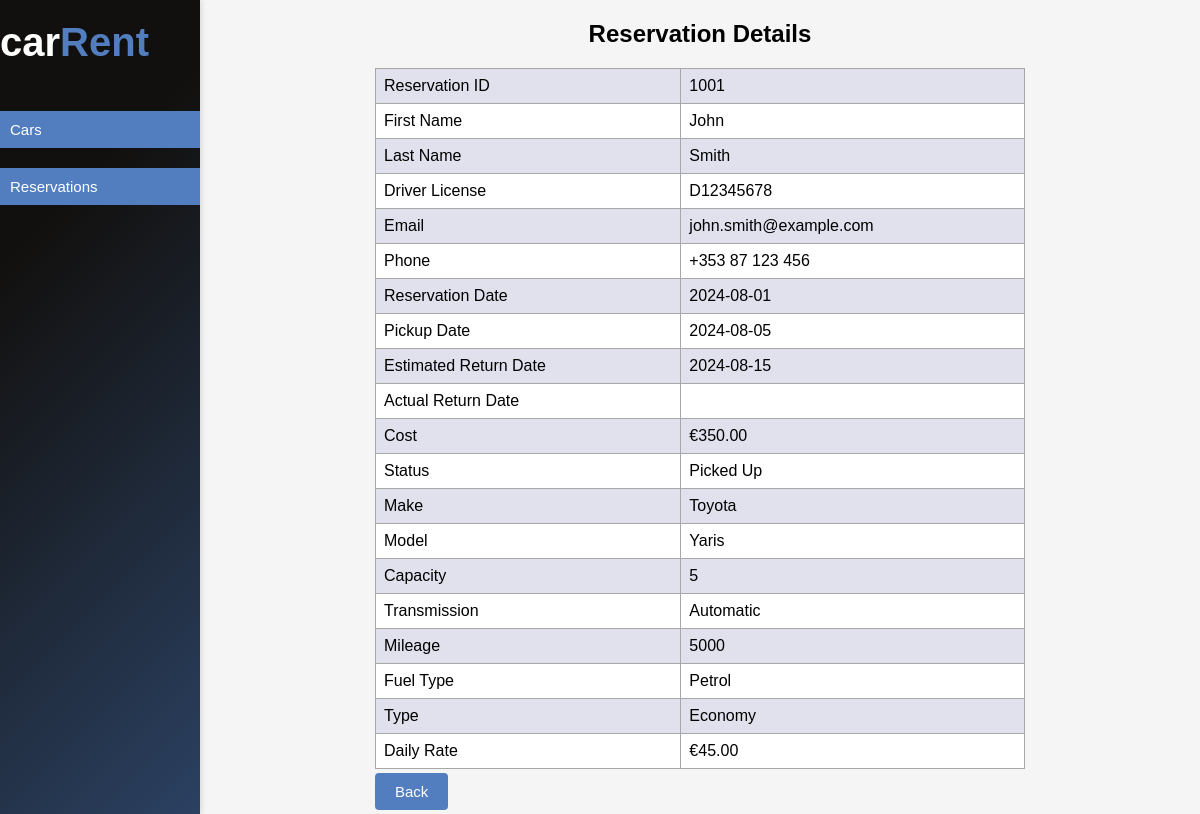
The app's page /car_rent_sys/views/reservation_details_view.php?resid=1001 with its own data.
### tables this page shows
CREATE TABLE `reservations` (
  `ResID` int(10) unsigned NOT NULL AUTO_INCREMENT,
  `CarID` smallint(5) unsigned DEFAULT NULL,
  `FName` varchar(20) DEFAULT NULL,
  `SName` varchar(20) DEFAULT NULL,
  `DriverLicense` varchar(20) DEFAULT NULL,
  `Email` varchar(50) DEFAULT NULL,
  `Phone` varchar(15) DEFAULT NULL,
  `ResDate` date DEFAULT curdate(),
  `PickupDate` date DEFAULT NULL,
  `EstReturnDate` date DEFAULT NULL,
  `ActReturnDate` date DEFAULT NULL,
  `Cost` decimal(7,2) DEFAULT NULL,
  `Status` enum('Reserved','Dropped Off','Picked Up') DEFAULT 'Reserved',
  PRIMARY KEY (`ResID`),
  KEY `CarID` (`CarID`),
  CONSTRAINT `reservations_ibfk_1` FOREIGN KEY (`CarID`) REFERENCES `cars` (`CarID`)
);

CREATE TABLE `cars` (
  `CarID` smallint(5) unsigned NOT NULL AUTO_INCREMENT,
  `RegNum` varchar(12) DEFAULT NULL,
  `TypeID` tinyint(3) unsigned DEFAULT NULL,
  `Make` varchar(15) DEFAULT NULL,
  `Model` varchar(15) DEFAULT NULL,
  `Capacity` tinyint(3) unsigned DEFAULT NULL,
  `Trans` enum('Automatic','Manual') DEFAULT NULL,
  `Mileage` int(10) unsigned DEFAULT NULL,
  `FuelType` enum('Petrol','Diesel','Electric','Hybrid') DEFAULT NULL,
  PRIMARY KEY (`CarID`),
  KEY `TypeID` (`TypeID`),
  CONSTRAINT `cars_ibfk_1` FOREIGN KEY (`TypeID`) REFERENCES `types` (`TypeID`)
);

CREATE TABLE `types` (
  `TypeID` tinyint(3) unsigned NOT NULL AUTO_INCREMENT,
  `TypeName` varchar(10) DEFAULT NULL,
  `DailyRate` decimal(5,2) DEFAULT NULL,
  PRIMARY KEY (`TypeID`)
);

### car_rent_sys/controllers/reservation_details.php (called while the page is built)
<?php
require_once __DIR__ . '/../repositories/reservation_repository.php';
if (isset($_GET['resid'])) {
    $resId = $_GET['resid'];
    $resDetails = fetchReservationDetailsById($pdo, $resId);
}
?>

### car_rent_sys/repositories/reservation_repository.php (called while the page is built, shortened)
<?php
function fetchReservationDetailsById($pdo, $resId) {
    $stmt = $pdo->prepare(
        'SELECT r.ResID, r.CarID, r.FName, r.SName, r.DriverLicense, r.Email, r.Phone, r.ResDate, r.PickupDate,
                r.EstReturnDate, r.ActReturnDate, r.Cost, r.Status,
                c.Make, c.Model, c.Capacity, c.Trans, c.Mileage, c.FuelType,
                t.TypeName, t.DailyRate
         FROM Reservations r
         JOIN Cars c ON r.CarID = c.CarID
         JOIN Types t ON c.TypeID = t.TypeID
         WHERE r.ResID = :resId');
    $stmt->bindValue(':resId', $resId);
    $stmt->execute();
    return $stmt->fetch(PDO::FETCH_ASSOC);
}
?>

### car_rent_sys/utils/functions.php (called while the page is built)
<?php
function e($value) {
    return htmlspecialchars($value, ENT_QUOTES, 'UTF-8');
}
?>

### car_rent_sys/views/reservation_details_view.php (the view, shortened to what this page needs)
<?php
require_once __DIR__ . '/../utils/functions.php';
require_once __DIR__ . '/../controllers/reservation_details.php';
?>
<!DOCTYPE html>
<html lang="en">
<head>
    <link rel="stylesheet" href="/car_rent_sys/public/css/style.css">
</head>
<body>
    <?php if ($resDetails): ?>
    <h2>Reservation Details</h2>
    <table class="info-table">
        <tr>
            <td>Reservation ID</td>
            <td><?php echo e($resDetails['ResID']); ?></td>
        </tr>
        <tr>
            <td>First Name</td>
            <td><?php echo e($resDetails['FName']); ?></td>
        </tr>
        <tr>
            <td>Last Name</td>
            <td><?php echo e($resDetails['SName']); ?></td>
        </tr>
        <tr>
            <td>Driver License</td>
            <td><?php echo e($resDetails['DriverLicense']); ?></td>
        </tr>
        <tr>
            <td>Email</td>
            <td><?php echo e($resDetails['Email']); ?></td>
        </tr>
        <tr>
            <td>Phone</td>
            <td><?php echo e($resDetails['Phone']); ?></td>
        </tr>
        <tr>
            <td>Reservation Date</td>
            <td><?php echo e($resDetails['ResDate']); ?></td>
        </tr>
        <tr>
            <td>Pickup Date</td>
            <td><?php echo e($resDetails['PickupDate']); ?></td>
        </tr>
        <tr>
            <td>Estimated Return Date</td>
            <td><?php echo e($resDetails['EstReturnDate']); ?></td>
        </tr>
        <tr>
            <td>Actual Return Date</td>
            <td><?php echo e($resDetails['ActReturnDate']); ?></td>
        </tr>
        <tr>
            <td>Cost</td>
            <td>€<?php echo e($resDetails['Cost']); ?></td>
        </tr>
        <tr>
            <td>Status</td>
            <td><?php echo e($resDetails['Status']); ?></td>
        </tr>
        <tr>
            <td>Make</td>
            <td><?php echo e($resDetails['Make']); ?></td>
        </tr>
        <tr>
            <td>Model</td>
            <td><?php echo e($resDetails['Model']); ?></td>
        </tr>
        <tr>
            <td>Capacity</td>
            <td><?php echo e($resDetails['Capacity']); ?></td>
        </tr>
        <tr>
            <td>Transmission</td>
            <td><?php echo e($resDetails['Trans']); ?></td>
        </tr>
        <tr>
            <td>Mileage</td>
            <td><?php echo e($resDetails['Mileage']); ?></td>
        </tr>
        <tr>
            <td>Fuel Type</td>
            <td><?php echo e($resDetails['FuelType']); ?></td>
        </tr>
        <tr>
            <td>Type</td>
            <td><?php echo e($resDetails['TypeName']); ?></td>
        </tr>
        <tr>
            <td>Daily Rate</td>
            <td>€<?php echo e($resDetails['DailyRate']); ?></td>
        </tr>
    </table>
    <?php endif; ?>
    <button class="back-btn" onclick="history.back()">Back</button>
</body>
</html>

### car_rent_sys/public/css/style.css (style rules this page uses)
:root { --white: #fff; --primary: #527ec0; --primary-dark: #2b5491; --secondary: #ff8a2a; --black: #000; --grey: #a7a7a7; --light-grey: #f5f5f5; --error: rgb(193, 33, 33); }
* { margin: 0; padding: 0; box-sizing: border-box; }
html { font-size: 62.5%; font-family: "Helvetica", "Arial", sans-serif; height: 100%; overflow: hidden; }
body { font-size: 1.6rem; height: 100%; background-color: var(--light-grey); overflow: auto; scroll-behavior: smooth; margin-left: 20rem; }
.nav-branding { color: var(--white); font-size: 4rem !important; font-weight: 700; }
.nav-branding span { color: var(--primary); }
h2 { margin: 2rem; text-align: center; }
#sidebar { background-color: #2b4162; background-image: linear-gradient(315deg, #2b4162 0%, #12100e 74%); position: fixed; left: 0; top: 0; height: 100%; width: 20rem; padding-top: 20px; box-shadow: 2px 0 5px rgba(0, 0, 0, 0.1); }
#sidebar button { display: block; width: 100%; padding: 10px; text-align: left; border: none; background: var(--primary); color: var(--white); cursor: pointer; transition: background-color 0.2s, color 0.3s; }
#sidebar ul { list-style-type: none; padding: 0; margin: 0; }
#sidebar li { padding: 10px 0; }
button { background-color: var(--primary); border: none; color: white; padding: 10px 20px; text-align: center; text-decoration: none; display: inline-block; font-size: 1.5rem; margin: 4px 2px; cursor: pointer; border-radius: 4px; transition: background-color 0s ease; }
.mnu-btn { display: block; width: 100%; margin: 0; padding: 10px 0px; text-align: left; border: none; background: var(--primary); color: var(--white); border-radius: 0px; transition: background-color 0.2s, color 0.3s; }
.back-btn { margin-left: 17.5%; }
table { margin: 2%; width: 96%; border-collapse: collapse; }
tr:nth-child(even) { background-color: var(--white); }
tr:nth-child(odd) { background-color: #e1e1ed; }
td { padding: 8px; border: 1px solid var(--grey); }
.info-table { width: 65%; margin: 0 auto; }

### records on screen
reservations: ResID "1001", FName "John", SName "Smith", DriverLicense "D12345678", Email "john.smith@example.com", Phone "+353 87 123 456", ResDate "2024-08-01", PickupDate "2024-08-05", EstReturnDate "2024-08-15", Cost "350.00", Status "Picked Up", CarID.Make "Toyota", CarID.Model "Yaris", CarID.Capacity "5", CarID.Trans "Automatic", CarID.Mileage "5000", CarID.FuelType "Petrol", types.TypeName "Economy", types.DailyRate "45.00"
